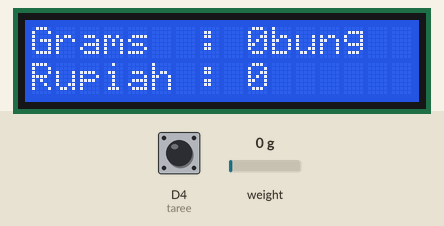
A sketch run on a simulated ESP8266 (NodeMCU). Shown: 16×2 character LCD. Inputs (shaded band) come from the test bench; at power-on: weight on the scale 0 g, D4 (taree) HIGH. WiFi joins after 1.5 s; servers stay silent unless stated; what the sketch prints to the serial monitor is not drawn.

Above: at 5.7 s.
5.8 s: weight on the scale set to 100 g
At 7.5 s:
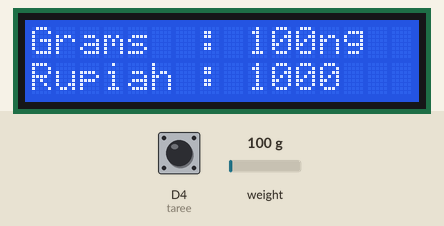
8.1 s: D4 (taree) pulled LOW for 1.75 s
At 9.1 s:
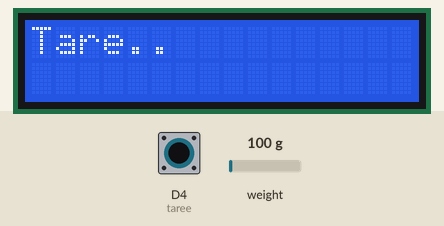
13.2 s: weight on the scale set to 1250 g
At 14.4 s:
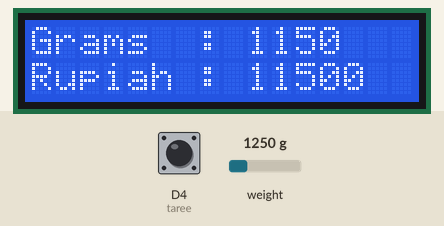
15.2 s: weight on the scale set to 2500 g
At 17.5 s:
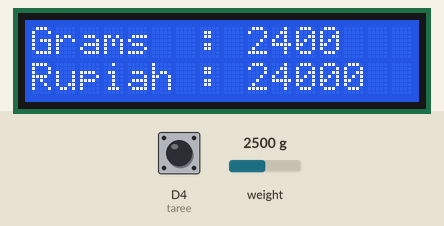
17.8 s: D4 (taree) pulled LOW for 3.2 s
At 22.4 s:
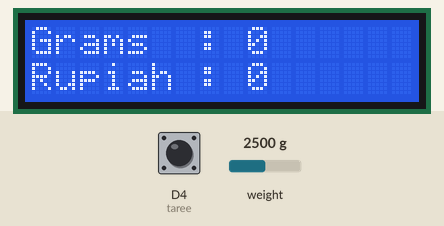
Timing chart, 0 to 23.8 s (numbered marks = the images above; inputs shaded):
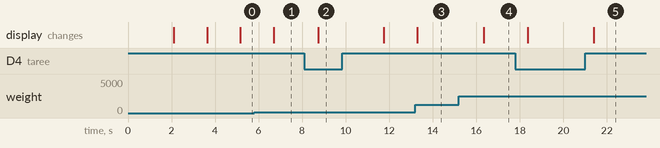

The sketch:

NT-20220712_SCALING.ino
```cpp
#include <ThingerESP8266.h>
#include <ESP8266WiFi.h>
#include "HX711.h"
#include<LiquidCrystal_I2C.h>

// Konfigurasi Thinger.io
#define USERNAME "Nitchuan_Tech"
#define DEVICE_ID "NodeMCU_Loadcell"
#define DEVICE_CREDENTIAL "O@fE!p0@8foEo?ds"

// Variabel untuk Thinger.io
ThingerESP8266 thing(USERNAME, DEVICE_ID, DEVICE_CREDENTIAL);

// Kongurasi WiFi
const char* ssid = "NitchuanTech 2.4GHz";
const char* password = "13ismillah";

LiquidCrystal_I2C lcd(0x27,16,2);

// HX711 wiring
#define DOUT  D5
#define CLK  D6

HX711 scale;

float calibration_factor = -96.35;
float ounces;
float lbs;
int grams;
int harga;

// Tare Push Botton
int taree = D4;

void setup() {
  Serial.begin(9600);
  lcd.begin();
  scale.begin(DOUT, CLK);
  Serial.println("Starting..");
  lcd.setCursor(0,0);
  lcd.print("Starting..");
  scale.set_scale(calibration_factor);
  scale.tare();
  delay(1000);

  pinMode(taree, INPUT_PULLUP);

  WiFi.begin(ssid, password);
  while(WiFi.status() != WL_CONNECTED)
  {
    lcd.clear();
    lcd.setCursor(0,0);
    lcd.print("Menghubungkan..");
    delay(500);
  }

  // WiFi Sudah Konek
  lcd.clear();
  lcd.setCursor(0,0);
  lcd.print("WiFi Terhubung");
  delay(500);

  thing.add_wifi(ssid, password);
  thing["HX711"] >> [](pson & out)
  {
    out["Berat"] = grams;
    out["Harga"] = harga;
    out["Taree"] = taree;
  };
}

void loop() {
  grams = scale.get_units(10), 0;
  if (grams < 0)
  {
    grams = 0;
    lcd.clear();
  }
  else if (grams > 0 && grams <= 10)
  {
    grams = 0;
    lcd.clear();
  }

  ounces = grams * 0.035274;  // jika ingin menggunakan satuan ounce
  lbs = grams * 0.00220462;   // jika ingin menggunakan satuan lbs
  harga = grams * 10;
  Serial.print(grams);
  Serial.println(" grams");
  Serial.print(harga);
  Serial.println(" rupiah");
  lcd.setCursor(0,0);
  lcd.print("Grams  : ");
  lcd.setCursor(9,0);
  lcd.print(grams);
  lcd.setCursor(0,1);
  lcd.print("Rupiah : ");
  lcd.setCursor(9,1);
  lcd.print(harga);
  delay(500);

  if (digitalRead (taree) == LOW)
  {
    lcd.clear();
    lcd.setCursor(0,0);
    lcd.print("Tare..");
    scale.set_scale(calibration_factor);
    scale.tare();
    delay(1000);
  }

  thing.handle();
}
```

Measured:
- after the input at 5.8 s, the display: changes after 0.89 s (image 1)
- after the input at 8.1 s, the display: changes after 0.63 s (image 2)
- after the input at 13.2 s, the display: changes after 0.08 s (image 3)
- after the input at 15.2 s, the display: changes after 1.1 s (image 4)
- after the input at 17.8 s, the display: first changes after 0.57 s (image 5 shows a later state)
